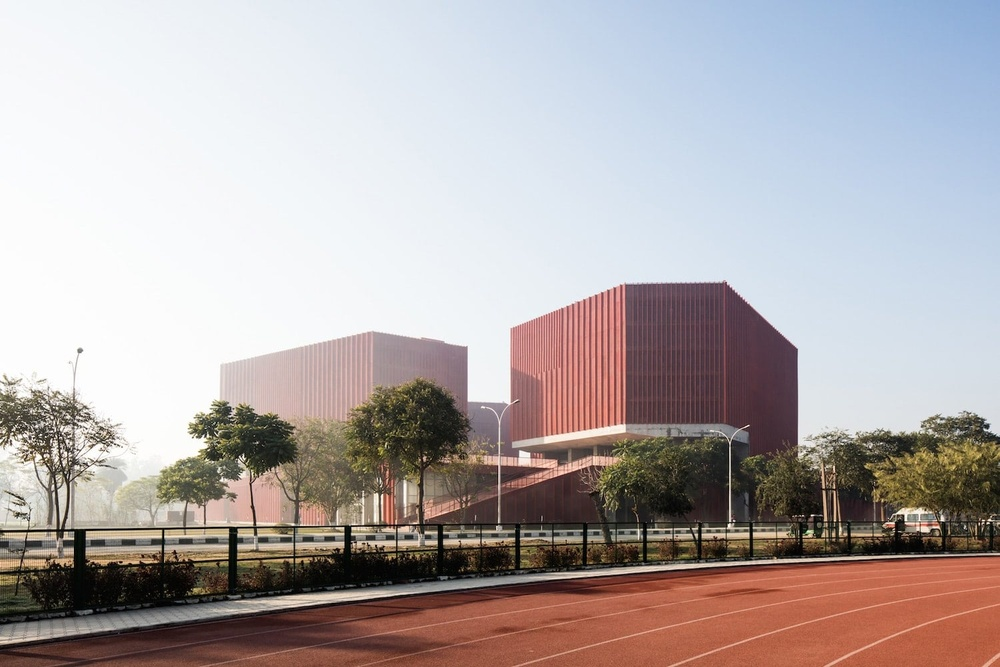
#> input picture image.jpg, 1000 x 667 px, shrunk from 1500 x 1000 before the run
$ jupyter execute --allow-errors lab_10.ipynb
#> lines starting #> are read from the running program, lines starting #| are printed output that depends on the picture; after the words box and inside, x2 and y2 are one past the last pixel; in counts of white or black regions, pixels touching at a corner belong together
[cell 1]
# Write a program to denoise the input image using adaptive median filter.
# Input the initial window size and maximum size of window (Smax) from
# the user. Compare the performance of median filter and adaptive median
# filter, using the PSNR values.

[cell 2]
import cv2
import numpy as np
import matplotlib.pyplot as plt
from skimage.metrics import peak_signal_noise_ratio as psnr

# Read grayscale image
img = cv2.imread('image.jpg', 0)
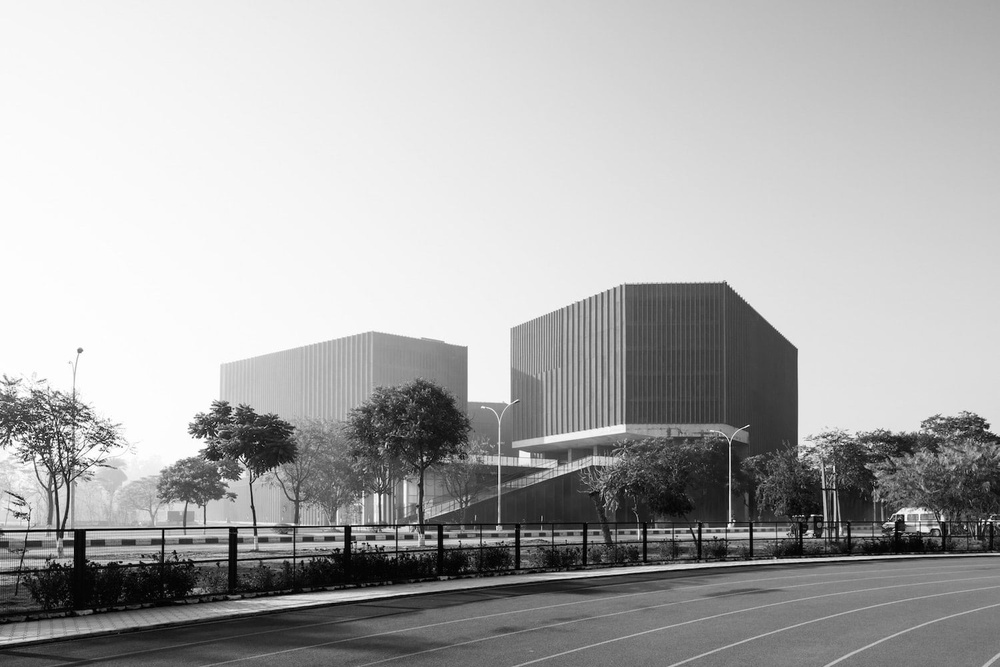
#> img: shape (667, 1000); min 0, max 255, mean 172.2

if img is None:
    raise ValueError("Image not found!")

# Input window sizes
Smin = int(input("Enter initial window size (odd number): "))
#> the answer given: 100
Smax = int(input("Enter maximum window size (odd number): "))
#> the answer given: 100

#> (the rest of this cell did not finish here and is left out)

[cell 3]
# Write a program to threshold the image using Otsu's global threshold for
# segmentation of input gray scale image.

[cell 4]
import cv2
import matplotlib.pyplot as plt

# Read grayscale image
img = cv2.imread('image.jpg', 0)

if img is None:
    raise ValueError("Image not found!")

# Apply Otsu's thresholding
threshold, otsu_img = cv2.threshold(
    img,
    0,
    255,
    cv2.THRESH_BINARY + cv2.THRESH_OTSU
)
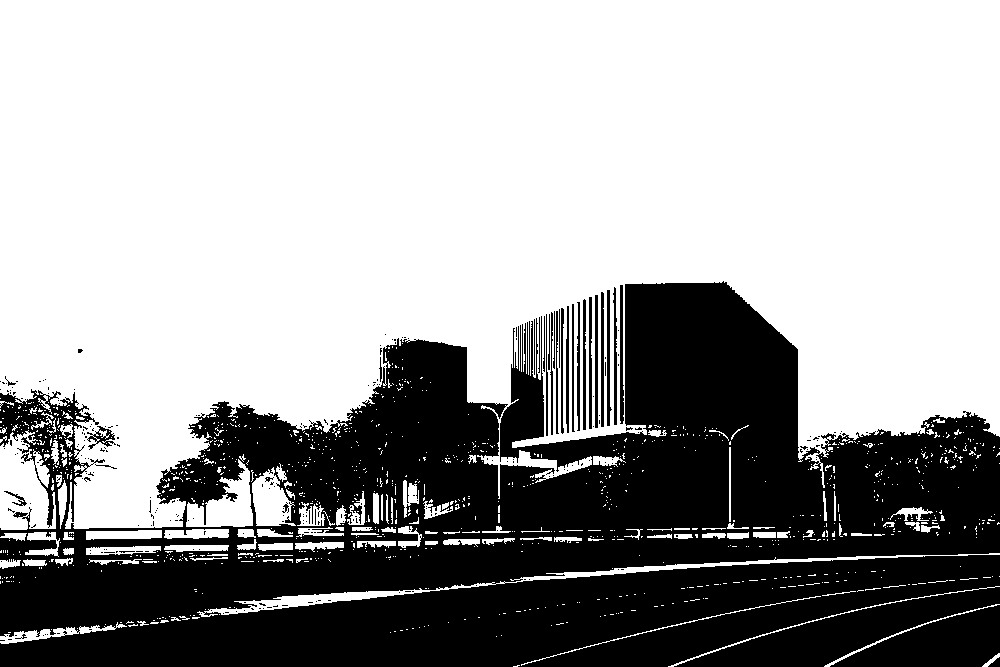
#> otsu_img: shape (667, 1000); 63.8% white; 282 black regions (251 under 20 px), largest, box (x1, y1, x2, y2) and area: (0, 281, 1000, 667) 228925, (830, 605, 1000, 667) 5983, (620, 285, 624, 424) 442
#> threshold = 152

# Display threshold value
print("Optimal Threshold Value:", threshold)
#| Optimal Threshold Value: 152.0

# Display original and segmented images
plt.figure(figsize=(10, 5))

plt.subplot(1, 2, 1)
plt.imshow(img, cmap='gray')
plt.title('Original Grayscale Image')
plt.axis('off')

plt.subplot(1, 2, 2)
plt.imshow(otsu_img, cmap='gray')
plt.title('Otsu Threshold Segmentation')
plt.axis('off')

plt.tight_layout()
plt.show()
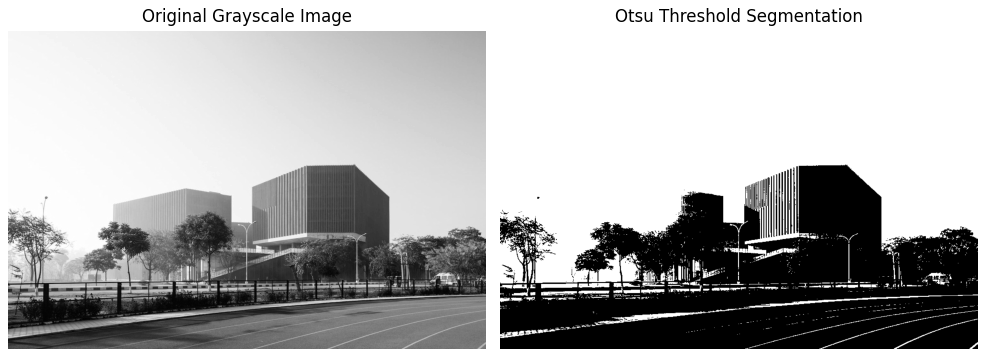
#> figure drawn by matplotlib, 2 panels
